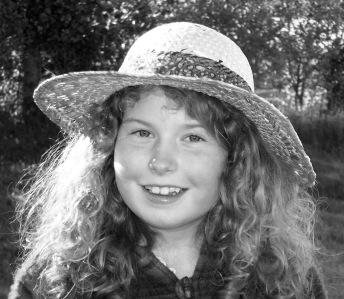
#> input picture image1_6.jpg, 344 x 299 px
$ python infotheory1_6.py
#> lines starting #> are read from the running program, lines starting #| are printed output that depends on the picture
### information_theory.py
"""Python (v2.7) code to accompany book:  Information Theory by JV Stone, 2015.
File: information_theory.py.
Author: John De Pledge.
Copyright: 2015, JV Stone, Psychology Department, Sheffield University,
                    Sheffield, England.
This code can be downloaded from
    http://jim-stone.staff.shef.ac.uk/BookInfoTheory/InfoTheoryPython.html
Creative Commons License (http://creativecommons.org/licenses/by-nc/4.0/).
You are free to share and adapt for non-commercial purposes only.

Summary: Library module with functions for calculating entropy from various
distributions."""

# Notes on list comprehensions e.g totals = [sum(row) for row in rows]
#
# The square brackets denote a list comprehension, which is read from
# left to right.
# In words : Make a list of the sum of each row for each row in rows.
#
# More on list comprehensions here:
# http://www.pythonforbeginners.com/basics/list-comprehensions-in-python


from collections import Counter
import math


def entropy_from_probabilities(probabilities):
    """Arguments:
            probabilities:  iterable, a probability distribution
       returns:
            HX:  float, the entropy of the passed distribution"""

    # Check we have a valid list of probabilities
    probabilities = valid_probabilities(probabilities)

    # Set entropy count to zero
    HX = 0

    # Loop over all probabilities and sum the entropy from each (Eq 2.52 P37)
    for px in probabilities:
        HX = HX + px * log2(1.0/px)

    return HX


def entropy_from_frequencies(frequencies):
    """Arguments:
            frequencies:  iterable, a frequency distribution
       returns:
            HX:  float, the entropy of the passed distribution"""

    # Transform the frequencies to probabilities. The probability of
    # an event is its frequency divided by the sum of all frequencies.

    sum_of_frequencies = sum(frequencies)

    # Make a list of : the probabilty for each frequency in the
    # list of frequencies.

    probabilities = [freq / float(sum_of_frequencies) for freq in frequencies]

    #
    # Now we have a probability distribution, we can find the entropy
    #
    HX = entropy_from_probabilities(probabilities)

    return HX


# [87 lines left out: functions entropy_from_sample, diff_entropy_from_frequencies, row_totals, col_totals, flatten, not called in this run]


def valid_probabilities(distribution):
    """Arguments:
            distribution:  a list of probabilities.
       returns:
            probabilities, list of valid probabilities. It removes zero values.

    All values should be positive.  The sum of the
    probabilities should be equal to 1.0 to 2 decimal places. """

    # Check the probabilities sum to 1.00 to 2 decimal places
    if round(sum(distribution), 2) != 1.0:
        raise ValueError('Probabilities do not sum to 1')

    # Check we have no negative values
    if min(distribution) < 0:
        raise ValueError('Negative probability')

    # Make a list of the probabilities in distribution where
    # the probability is greater than zero
    probabilities = [p for p in distribution if p > 0]

    return probabilities


def log2(posval):
    """Arguments:
            posval:  a postive number
       returns:
            result:  float, base 2 log of posval"""

    result = math.log(posval, 2)

    return result


def strrounddp(num, decimal_p):
    """Arguments:
            num:  the number to round
            decimal_p: integer, the number of decimal places
       returns:
            result, string x rounded to p sig figs. """

    if num == "":
        result = "0." + "0" * decimal_p
    else:
        fmt = "%." + str(decimal_p) + "f"
        result = fmt % round(float(num), decimal_p)

    return result


# [38 lines left out: functions cumulative_gaussian, erfcc, not called in this run]

### infotheory1_6.py
"""Python (v2.7) code to accompany book:  Information Theory by JV Stone, 2015.
File: infotheory1_6.py.
Author: John De Pledge.
Copyright: 2015, JV Stone, Psychology Department, Sheffield University,
                    Sheffield, England.
This code can be downloaded from
    http://jim-stone.staff.shef.ac.uk/BookInfoTheory/InfoTheoryPython.html
Creative Commons License (http://creativecommons.org/licenses/by-nc/4.0/).
You are free to share and adapt for non-commercial purposes only.

Summary: Calculates entropy for histogram in Figure 1.6b, which is based on
greyscale values from Figure 1.6a. This image is read in and the number of pixels with each greyscale
are counted.  These frequencies are used to plot a histogram and calculate the entropy.

Produces a graphic with title ending Entropy 7.838 bits
"""
from matplotlib import pyplot
from PIL import Image
import information_theory as it

def main():
    """Main function for Figure 1.6b example"""

    # Open the image
    image = Image.open("image1_6.jpg")
#> image is the input picture: PIL image 344x299 L; min 0, max 255, mean 111.9

    # Make a plot of the original
    pyplot.figure("Example 1.6b")
    pyplot.subplot(2, 2, 1)
    pyplot.imshow(image, cmap='gray')
    pyplot.axis('off')

    # Load all pixels as an iterable list
    pixels = image.getdata()

    # Zero our frequency list
    frequencies = [0] * 256

    # Loop over all pixels, incrementing the frequency for each greyscale
    # value found
    for pixel in pixels:
        frequencies[pixel] += 1
#> this loop made 102856 passes
#> pixel on passes 1 to 3: 34, 28, 23
#> after the loop, frequencies = 256 values, max 832 at index 255, min 3 at index 0, mean 401.8

    # Use these frequencies to calculate an entropy
    HX = it.entropy_from_frequencies(frequencies)
#> in entropy_from_frequencies, `sum_of_frequencies = sum(frequencies)`: sum_of_frequencies = 102856
#> in entropy_from_frequencies, `probabilities = [freq / float(sum_of_frequencies) for freq in frequenc..`: probabilities = 256 values, max 0.00809 at index 255, min 2.92e-05 at index 0, mean 0.00391
#> the loop in entropy_from_probabilities, `for px in probabilities:` made 256 passes
#> (px, result in log2, HX) on passes 1 to 3: (2.92e-05, 15.07, 0.000439), (0.000107, 13.19, 0.00185), (0.000136, 12.84, 0.0036)
#> after the loop in entropy_from_probabilities, `for px in probabilities:`: HX = 7.84
#> HX = 7.84

    # plot all the points
    pyplot.subplot(2, 2, 2)
    # make vector of 256 grey-level values
    x = range(256)
    pyplot.plot(x, frequencies)

    # Set title with entropy rounded to 3 sigfigs & label the axes
    pyplot.title("Entropy = " + it.strrounddp(HX, 3) + " bits")
#> in strrounddp, `result = fmt % round(float(num), decimal_p)`: result = '7.838'
    pyplot.xlabel("Grey-level")
    pyplot.ylabel("Frequency")

    # Truncate x axis at max value of greyscale
    pyplot.xlim([0, len(frequencies)])

    # Display the image & graph
    pyplot.show()
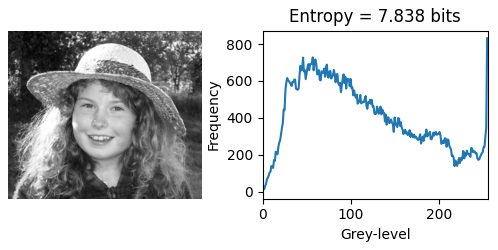
#> figure drawn by matplotlib, 2 panels; panel 2: curve peaks at x = 255, y = 832

if __name__ == "__main__":
    main()
